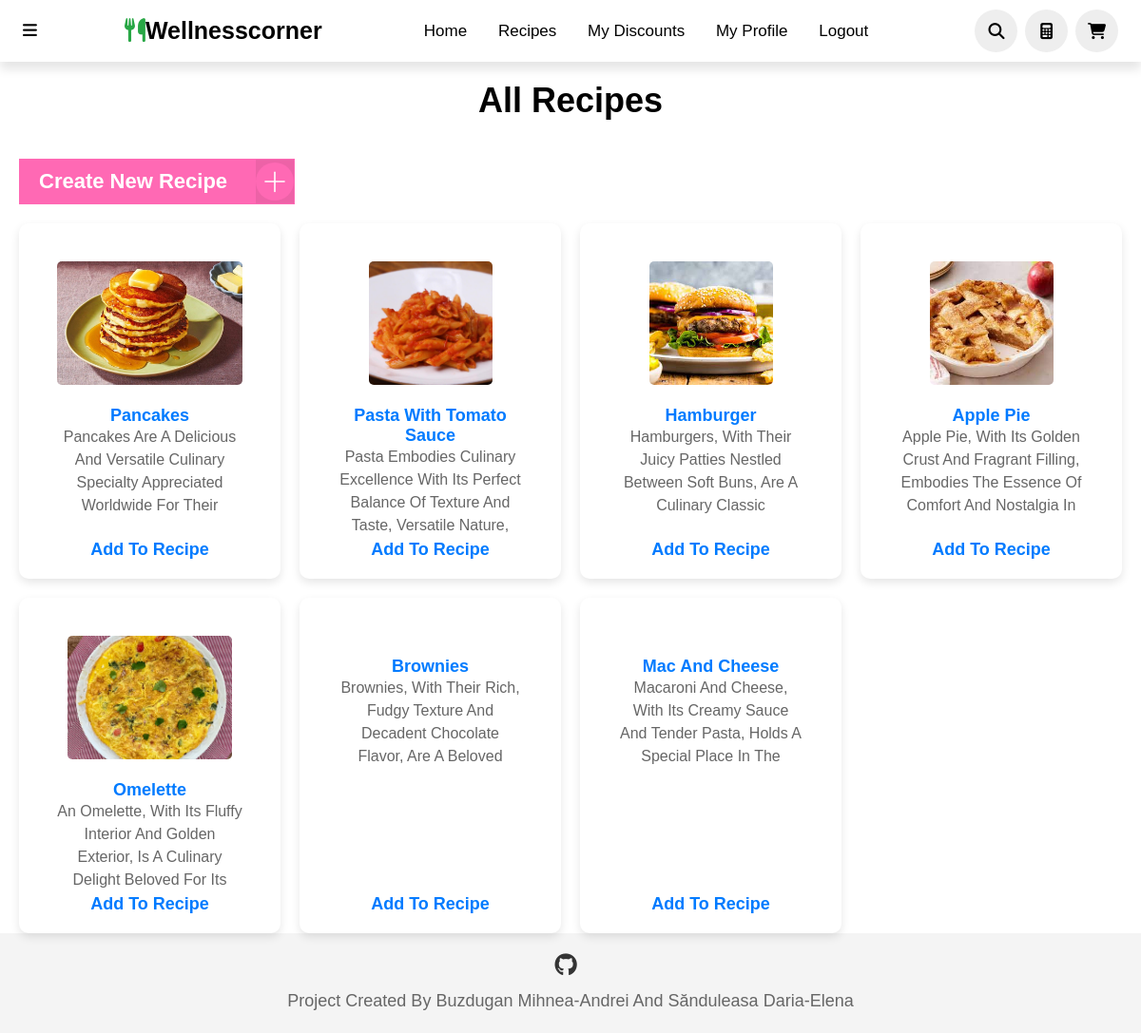
Screenshot of /all_recipes/ (signed in) with the database file from the repository.
### WellnessCorner/models.py (models this page shows)
class Recipe(models.Model):
    user = models.ForeignKey(User, on_delete=models.CASCADE)
    created_at = models.DateTimeField(auto_now_add=True)
    updated_at = models.DateTimeField(auto_now=True)
    image = models.ImageField(upload_to='recipes/', null=True, blank=True)
    name = models.CharField(max_length=200, unique=True)
    content = models.TextField()
    description = models.TextField(max_length=500, null=True, blank=True)
    video = models.URLField(null=True, blank=True)

### WellnessCorner/views.py (the view)
# urls.py: path('all_recipes/', views.all_recipes, name='all_recipes'),
@login_required
def all_recipes(request):
    recipes = Recipe.objects.all()
    context = {'recipes': recipes}
    return render(request, 'all_recipes.html', context)

### templates/all_recipes.html (shortened to what this page needs)
{% load static %}
<!DOCTYPE html>
<html lang="en">
<head>
    <link rel="stylesheet" href="{% static 'index.css' %}">
    <link rel="stylesheet" href="{% static 'footer.css' %}">
</head>
<body>
<header>
    <div class="more">
        <i class="fa-solid fa-bars" onclick="toggleBar()"></i>
    </div>
    <a class="logo"><i class="fas fa-utensils"></i>Wellnesscorner</a>
    <nav class="navbar">
        <a href="{% url 'index' %}">Home</a>
        <a href="{% url 'all_recipes' %}">Recipes</a>
        <a href="{% url 'user_discounts' %}">My discounts</a>
        <a href="{% url 'myaccount' %}">My Profile</a>
        <a href="{% url 'logout' %}">Logout</a>
    </nav>
    <div class="icons">
        <i class="fas fa-search" id="search-icon" onclick="toggleSearch()"></i>
        <a href="{% url 'calculator' %}" class="fa-solid fa-calculator"></a>
        <a href="{% url 'basket_page' %}" class="fas fa-shopping-cart"></a>
    </div>
</header>
    <h1 style="margin-top:20px;" class="page-title">All Recipes</h1>
    {% if request.user.is_superuser %}
    <div>
        <a href="{% url 'create_recipe' %}" class="edit-button">
            <span class="button__text">Create New Recipe</span>
            <span class="button__icon">
            </span>
        </a>
    </div>
    {% endif %}
    <div class="container">
        {% for recipe in recipes %}
        <div class="recipe">
            {% if recipe.image %}
            <div class="form-container">
                <img src="{{ recipe.image.url }}" alt="{{ recipe.product_name }}" class="product-image">
            </div>
            {% endif %}
            <a href="{% url 'manage_recipe' recipe_id=recipe.id %}">{{ recipe.name }}</a>
            <p>{{ recipe.description }}</p>
            {% if request.user.is_superuser %}
                    <a class="add" href="{% url 'add_to_recipe' recipe_id=recipe.id %}">Add to Recipe</a>
                {% endif %}
        </div>
        {% endfor %}
    </div>
    <footer class="footer">
    <div class="footer-container">
        <div class="social-media">
            <a href="https://github.com/MOMOKILLER000" class="social-icon"><i class="fa-brands fa-github"></i></a>
        </div>
        <p class="footer-text">Project created by Buzdugan Mihnea-Andrei and Sănduleasa Daria-Elena</p>
    </div>
</footer>
</body>
</html>

### static/index.css (style rules this page uses)
* { font-family: 'Nunito', sans-serif; margin: 0; padding: 0; box-sizing: border-box; text-decoration: none; outline: none; border: none; text-transform: capitalize; transition: all .2s linear; }
html { font-size: 62.5%; overflow-x: hidden; scroll-padding-top: 5.5rem; scroll-behavior: smooth; }
header { top: 0; left: 0; right: 0; background: #fff; padding: 1rem 5%; display: flex; align-items: center; justify-content: space-between; z-index: 2; box-shadow: 0 8px 10px rgba(0, 0, 0, 0.1); }
header .logo { color: black; font-size: 2.5rem; font-weight: bolder; }
header .logo i { color: #28a745; }
header .navbar a { font-size: 1.7rem; border-radius: .5rem; padding: .5rem 1.5rem; color: black; }
.more { font-size: 1.7rem; color: black; }
header .icons i, header .icons a { cursor: pointer; margin-left: .5rem; height: 4.5rem; line-height: 4.5rem; width: 4.5rem; text-align: center; font-size: 1.7rem; color: black; border-radius: 50%; background: #eee; }
.product-image { height: 130px; width: auto; margin-bottom: 10px; }
@media only screen and (max-width: 1200px) { header { padding: 1rem 2%; } }
.footer { background-color: #f4f4f4; padding: 20px 0; text-align: center; }
.footer-container { max-width: 1200px; margin: 0 auto; }
.social-media { margin-bottom: 10px; }
.social-icon { display: inline-block; margin-right: 10px; color: #333; font-size: 24px; transition: color 0.3s ease; }
.footer-text { font-size: 18px; color: #666; line-height: 1.5; }

### static/footer.css (style rules this page uses)
body { display: flex; flex-direction: column; min-height: 100vh; }
.footer { background-color: #f4f4f4; padding: 20px 0; text-align: center; width: 100%; margin-top: auto; }
.footer-container { max-width: 1200px; margin: 0 auto; }
.social-media { margin-bottom: 10px; }
.social-icon { display: inline-block; margin-right: 10px; color: #333; font-size: 24px; transition: color 0.3s ease; }
.footer-text { font-size: 18px; color: #666; line-height: 1.5; }

### templates/all_recipes.html (style rules this page uses)
.container { display: grid; grid-template-columns: repeat(auto-fill, minmax(250px, 1fr)); gap: 20px; margin-top: 20px; margin-left:20px; margin-right:20px; }
.recipe { background-color: #fff; border-radius: 10px; box-shadow: 0 4px 10px rgba(0, 0, 0, 0.1); padding: 40px; text-align: center; position: relative; }
.recipe img { max-width: 100%; border-radius: 5px; max-height: 60%; margin-bottom: 20px; }
.recipe p { color: #666; font-size: 16px; line-height: 1.5; height: 100px; overflow: hidden; text-overflow: ellipsis; }
.recipe .add { position: absolute; bottom: 20px; left: 50%; transform: translateX(-50%); }
.container a { font-size: 18px; font-weight: bold; color: #007bff; text-decoration: none; }
.page-title { font-size: 36px; text-align: center; margin-bottom: 40px; }
.edit-button { padding: 10px 20px; border: 1px solid #ff69b4; background-color: #ff69b4; overflow: hidden; position: relative; display: inline-flex; align-items: center; width: 290px; transform: translateX(0); color: #fff; font-weight: 600; transition: all 0.3s; margin-left:20px; }
.edit-button .button__text { transform: translateX(0); color: #fff; font-weight: 600; font-size:22px; transition: all 0.3s; }
.edit-button .button__icon { position: absolute; left: calc(100% - 40px); height: 100%; width: 40px; background-color: #ED62A7; display: flex; align-items: center; justify-content: center; transition: all 0.3s; }

### rows the page displays
Recipe: image (picture), name "Pancakes", description "Pancakes Are A Delicious And Versatile Culinary Specialty Appreciated Worldwide For Their…"
Recipe: image (picture), name "Pasta With Tomato Sauce", description "Pasta Embodies Culinary Excellence With Its Perfect Balance Of Texture And Taste, Versatile Nature,…"
Recipe: image (picture), name "Hamburger", description "Hamburgers, With Their Juicy Patties Nestled Between Soft Buns, Are A Culinary Classic…"
Recipe: image (picture), name "Apple Pie", description "Apple Pie, With Its Golden Crust And Fragrant Filling, Embodies The Essence Of Comfort And Nostalgia In…"
Recipe: image (picture), name "Omelette", description "An Omelette, With Its Fluffy Interior And Golden Exterior, Is A Culinary Delight Beloved For Its…"
Recipe: name "Brownies", description "Brownies, With Their Rich, Fudgy Texture And Decadent Chocolate Flavor, Are A Beloved…"
Recipe: name "Mac And Cheese", description "Macaroni And Cheese, With Its Creamy Sauce And Tender Pasta, Holds A Special Place In The…"
